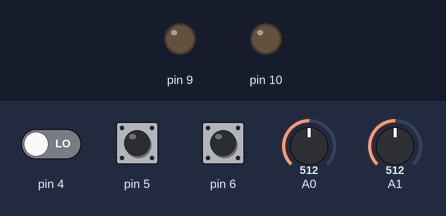
Simulated run of this sketch. Board: Arduino Uno, built with avr-gcc and run on an emulated ATmega328P. On the bench: output pins drawn as LEDs (lit = HIGH). Inputs (shaded band) come from the test bench; at power-on: A1 = 512, pin 4 LOW, pin 5 HIGH, pin 6 HIGH, A0 = 512. What the sketch prints to the serial monitor is not drawn.

Above: at 1.2 s.
1.3 s: A1 set to 716
At 2.1 s:
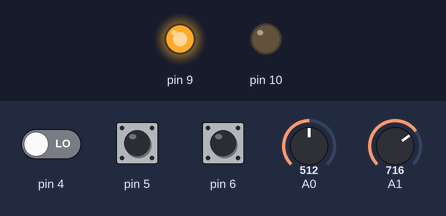
Timing chart, 0 to 4.3 s (numbered marks = the images above; inputs shaded):
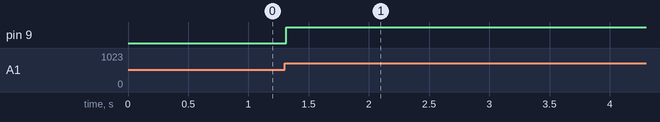

Measured:
- after the input at 1.3 s, pin 9: LOW → HIGH at once

The sketch:

unoCode.ino
```cpp
#include <SoftwareSerial.h>
//Authors:

//Arya Mirshafii
//Sid Gharg
//Kuo Huang

//THIS IS THE CODE FOR THE ARDUINO UNO
//USED TO DETECT WHIHC MICROPHONE
//Mic left = A0
//Mic right = A1
//Mic Forward = A2
//Pin 10 = hearing from the left
//Pin 9 = hearing from right
SoftwareSerial mySerial(8,11); //RX, TX. 8 Connect TXD on BLE 11 Connect RXD on BLE
int state = 0;
void setup() {

  Serial.begin(9600);
  mySerial.begin(38400); //Can be changed on AT command mode
  Serial.println("started....");

  Serial.println("endline2....");
  pinMode(10, OUTPUT);
  pinMode(9, OUTPUT);

  pinMode(4, INPUT);
  pinMode(5, INPUT);
  pinMode(6, INPUT);
  pinMode(7, INPUT);


}
void loop() {


//The left facing microphone is defined as port 0
float micLeftOutput = checkSoundLevels(0);
//The right facing microphone is defined as port 0
float micRightOutput = checkSoundLevels(1);

//Figures out which microphone is loudest(ie where is the sound coming from and sends it to the zero)
whichMicrophone(micLeftOutput,micRightOutput);


//State Check
//IO 4 = Left Horn
//IO 5 = Left Siren
//IO 6 = Right Siren
//IO 7 = Right Horn

 if  ((digitalRead(4) == HIGH) && (digitalRead(5)==LOW) && (digitalRead(6)==LOW) && (digitalRead(7)==LOW)){
      state = 1;
      mySerial.println(String(state));
      //Serial.println("The State is " + String(state));
      return;
 } else if ((digitalRead(4) == LOW) && (digitalRead(5)==HIGH) && (digitalRead(6)==LOW) && (digitalRead(7)==LOW)) {
      state = 2;
      mySerial.println(String(state));
      //Serial.println("The State is " + String(state));
      return;
 } else if ((digitalRead(4) == LOW) && (digitalRead(5)==LOW) && (digitalRead(6)==HIGH) && (digitalRead(7)==LOW)) {
      state = 3;
      mySerial.println(String(state));
      //Serial.println("The State is " + String(state));
      return;
 } else if ((digitalRead(4) == LOW) && (digitalRead(5)==LOW) && (digitalRead(6)==LOW) && (digitalRead(7)==HIGH)) {
       state = 4;
       mySerial.println(String(state));
       //Serial.println("The State is " + String(state));
       return;
 } else {
   state = 0;
   mySerial.println(String(state));
   //Serial.println("The State is " + String(state));
   return;
 }

 Serial.println("The State is " + String(state));
}


//A simple function that determines which microphone is detecting the loudest noise and writes high and low values to pins 9 and 10 which are connected to the arduino zero.

void whichMicrophone(float micLeft, float micRight){

if (micLeft > micRight) {
    //uncomment the below line if you want to debug
    //Serial.println("Hearing from the left");
    digitalWrite(10, HIGH);
    digitalWrite(9, LOW);


} else if(micLeft < micRight){
    //uncomment the below line if you want to debug
    //Serial.print("Hearing from the right");
    digitalWrite(9, HIGH);
    digitalWrite(10, LOW);
}


}
// a function that returns the "loudness of a microphone"
//input represents a pin to read using analogread
float checkSoundLevels(int pinNumber){
const int sampleWindow = 50; // Sample window width in mS (50 mS = 20Hz)
unsigned int sample;
unsigned long startMillis= millis();  // Start of sample window
 unsigned int peakToPeak = 0;   // peak-to-peak level

 unsigned int signalMax = 0;
 unsigned int signalMin = 1024;

 // collect data for 50 mS
 while (millis() - startMillis < sampleWindow)
 {
    sample = analogRead(pinNumber);
    if (sample < 1024)  // toss out spurious readings
    {
       if (sample > signalMax)
       {
          signalMax = sample;  // save just the max levels
       }
       else if (sample < signalMin)
       {
          signalMin = sample;  // save just the min levels
       }
    }
 }
 peakToPeak = signalMax - signalMin;  // max - min = peak-peak amplitude
 float soundLevel = (peakToPeak * 5.0) / 1024;  // convert to volts

 return soundLevel;

}
```
